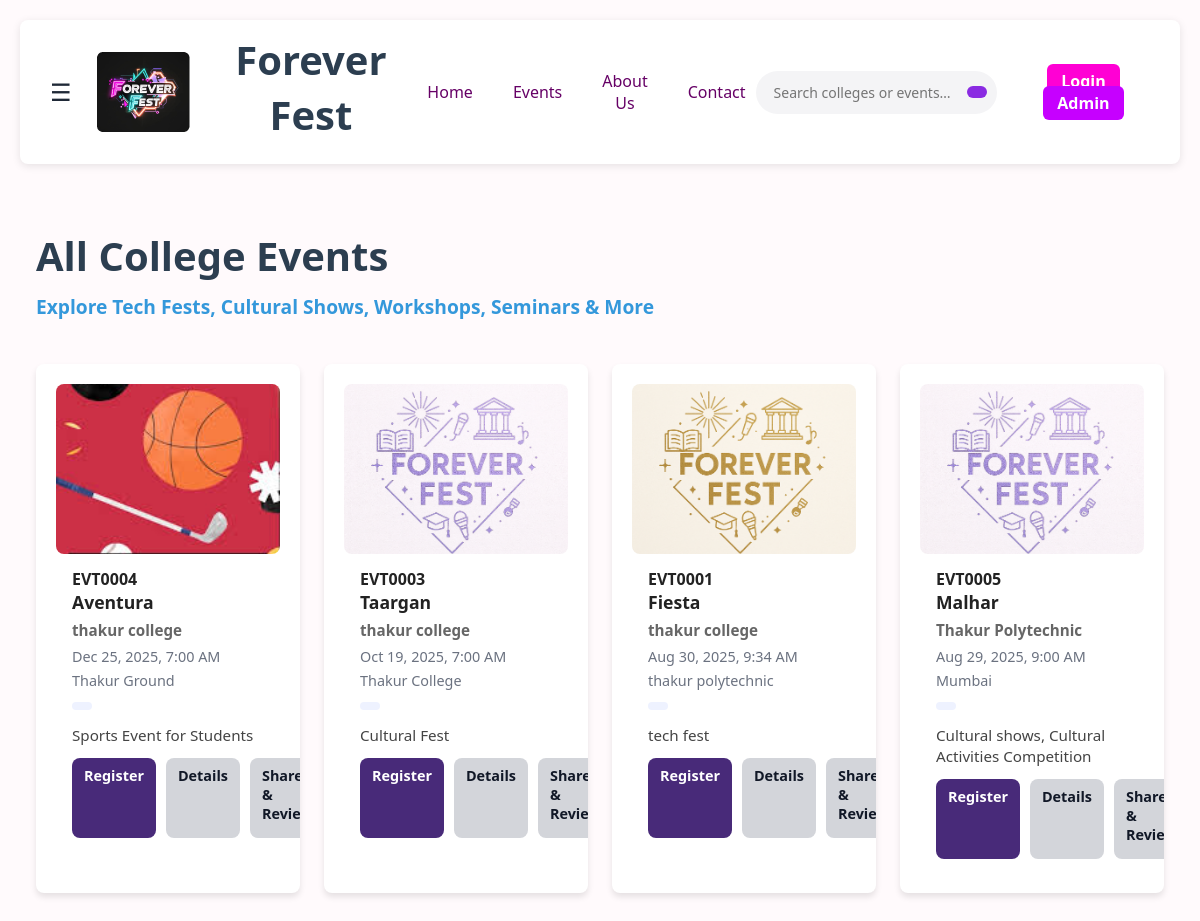
Screenshot of /events/ with the database file from the repository.
### events/models.py (models this page shows, shortened)
class Event(models.Model):
    image_url = models.CharField(max_length=255, blank=True)
    event_id = models.CharField(primary_key=True, max_length=20, default=generate_event_id)
    college = models.ForeignKey(College,to_field="college_id", db_column="college_id",on_delete=models.CASCADE, related_name="events",)
    title = models.CharField(max_length=80)
    description = models.TextField(blank=True)
    date_time = models.DateTimeField(null=True, blank=True)
    location = models.CharField(max_length=120, blank=True)
    created_by = models.ForeignKey(AdminProfile,to_field="admin_id",db_column="created_by",on_delete=models.SET_NULL,null=True,blank=True,related_name="created_events",)
    class Meta:
        db_table = "events"

### colleges/models.py (models this page shows, shortened)
class College(models.Model):
    college_id  = models.CharField(max_length=20, primary_key=True, unique=True, default=generate_college_id)
    name        = models.CharField(max_length=100, unique=True)
    contact_no  = models.CharField(max_length=15, blank=True, null=True)
    email       = models.EmailField(max_length=120, blank=True, null=True)
    location    = models.CharField(max_length=120, blank=True, null=True)
    owner_admin = models.OneToOneField(
    AdminProfile, on_delete=models.CASCADE, related_name='college',
    null=True, blank=True
    )
    logo  = models.ImageField(upload_to="college_logos/",blank=True,null=True)
    created_at = models.DateTimeField(auto_now_add=True)

### events/views.py (the view)
# urls.py: path("", views.events_page, name="events_page"),   # /events/
def events_page(request):
    qs = Event.objects.select_related("college").order_by("-date_time", "title")
    events = []
    for e in qs:
        if hasattr(e, "image") and e.image:  # If using ImageField
            img = e.image.url
        elif hasattr(e, "image_url") and e.image_url:  # If storing URL
            img = e.image_url
        else:
            img = ""  # fallback
        events.append({
            "event_id": e.event_id,
            "title": e.title,
            "college_name": e.college.name if e.college_id else "",
            "date_time": e.date_time,
            "location": e.location,
            "tag": e.tag if hasattr(e, "tag") else "",
            "description": e.description,
            "image_url": img,
        })
    return render(request, "events/events_page.html", {"events": events})

### events/templates/events/events_page.html
{% extends "accounts/base.html" %}
{% block content %}
<div class="events-container">
  <h1 class="page-title">All College Events</h1>
  <p class="subtitle"><strong>Explore Tech Fests, Cultural Shows, Workshops, Seminars & More</strong></p><br><br>
  <div class="events-grid">
    {% for e in events %}
      <div class="event-card">
       <div class="event-image">
      {% if e.image_url %}
      <img src="{{ e.image_url }}" alt="{{ e.title }}">
      {% else %}
      <img src="https://via.placeholder.com/400x200.png?text=Event+Image" alt="{{ e.title }}">
      {% endif %}
       </div>
        <div class="event-details">
          <h4>{{e.event_id}}</h4>
          <h3>{{ e.title }}</h3>
          <p class="college">{{ e.college_name }}</p>
          <p class="datetime">{{ e.date_time|date:"M d, Y, g:i A" }}</p>
          <p class="location">{{ e.location }}</p>
          <span class="tag">{{ e.tag }}</span>
          <p class="description">{{ e.description }}</p>
          <div class="actions">
            {% if e.event_id %}
             <a href="{% url 'registrations:register_event' e.event_id %}" class="btn btn-register">Register</a>
                {% else %}
              <button class="btn-register" disabled title="Registration coming soon">Register</button>
            {% endif %}
            <a href="{% url 'events:event_detail' e.event_id %}" class="btn-details">Details</a>
            <a class="btn-secondary" href="{% url 'ugc:event_hub' e.event_id %}">Share & Review </a>
          </div>
        </div>
      </div>
    {% endfor %}
  </div>
</div>
{% endblock %}

### accounts/templates/accounts/base.html (shortened to what this page needs)
{% load static %}
<!DOCTYPE html>
<html lang="en">
<head>
    <link rel="stylesheet" href="{% static 'css/style.css' %}" />
</head>
<body>
   <header class="navbar">
  <div class="left-section">
    <button class="menu-icon" id="menuTrigger" aria-controls="sideMenu" aria-expanded="false" aria-label="Open menu">
      &#9776;
    </button>
            <img src="{% static 'image/logo.png' %}" alt="Logo" />
            <div class="site-title"><h1>Forever Fest</h1></div>
        </div>
        <nav class="nav-links">
            <a href="{% url 'home' %}">Home</a>
            <a href="{% url 'colleges:college_event_portal' %}">Events</a>
            <a href="">About Us</a>
            <a href="">Contact</a>
        </nav>
<form class="search-bar" method="get" action="{% url 'search' %}" id="searchForm" autocomplete="off">
  <input
    type="text"
    name="q"
    id="searchInput"
    placeholder="Search colleges or events…"
    hx-get="{% url 'search_suggest' %}"
    hx-trigger="keyup changed delay:300ms"
    hx-target="#searchSuggest"
    hx-swap="innerHTML"
  >
  <button type="submit" aria-label="Search"></button>
</form>
        <div class="right-section">
         <div class="nav-buttons">
        {% if request.session.admin_id %}
        <a href="{% url 'admin_dashboard' %}" class="btn admin">Admin Dashboard</a>
        <a href="{% url 'admin_logout' %}" class="btn login">Logout</a>
         {% else %}
         <a href="{% url 'login' %}" class="btn login">Login</a>
         <a href="{% url 'admin_login' %}" class="btn admin">Admin</a>
         {% endif %}
         </div>
        </div>
    </header>
    {% block content %}{% endblock %}
</body>
</html>

### rows the page displays
Event: image_url (picture), event_id "EVT0004", title "Aventura", date_time "Dec 25, 2025, 7:00 AM", location "Thakur Ground", description "Sports Event for Students"
College: college_name "thakur college" "thakur college" "thakur college"
Event: image_url (picture), event_id "EVT0003", title "Taargan", date_time "Oct 19, 2025, 7:00 AM", location "Thakur College", description "Cultural Fest"
Event: image_url (picture), event_id "EVT0001", title "Fiesta", date_time "Aug 30, 2025, 9:34 AM", location "thakur polytechnic", description "tech fest"
Event: image_url (picture), event_id "EVT0005", title "Malhar", date_time "Aug 29, 2025, 9:00 AM", location "Mumbai", description "Cultural shows, Cultural Activities Competition"
College: college_name "Thakur Polytechnic"
